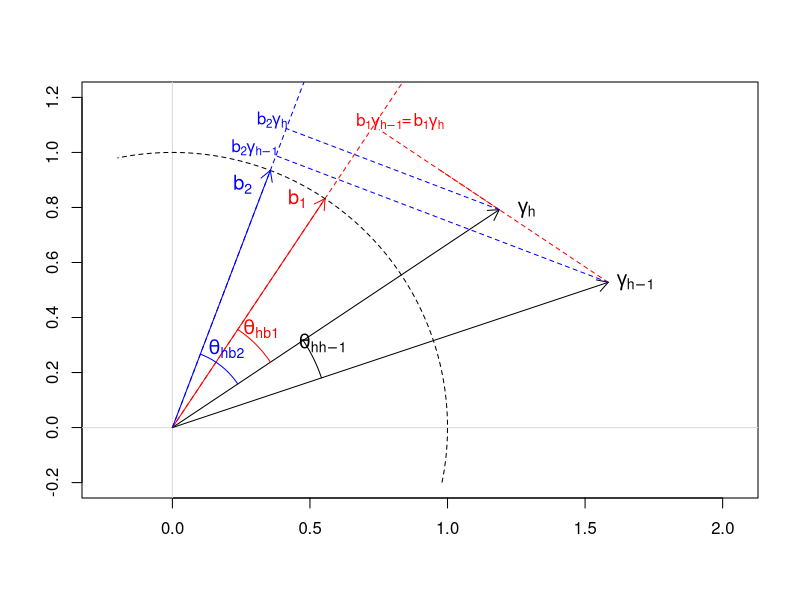

Write R code to recreate this figure.














# Vector components (edit these)
# Vector components (edit these)
vx <- 2
vy <- 2
vx <- 2
vy <- 2

# Specify gammahm1 and gammah
gammahm1<-c(3,1)*0.44*1.2
gammah<-c(1.5,1)*0.66*1.2
# Specify lambda0
lambda0<-0.3
# Lengths
l0<-sqrt(sum(gammahm1^2))
lh<-sqrt(sum(gammah^2))

# Angle between gammah and gammahm1: gammah is above (larger angle)
theta_h <- atan2(gammah[2], gammah[1])-atan2(gammahm1[2], gammahm1[1])

# Set up plot limits with some padding
x_min<-0
x_max<-1.5
y_min<--0.2
y_max<-1.2
lim <- 1.2 * max(1, abs(c(vx, vy))+0.5)
plot(NA, xlim = c(x_min,x_max+0.3), ylim = c(y_min, y_max),xlab = "", ylab = "", axes = TRUE,asp=1)

#     asp = 1, xlab = "", ylab = "", axes = TRUE)
# Axes
abline(h = 0, v = 0, col = "gray85")
# gammahm1
arrows(0, 0,gammahm1[1],gammahm1[2], length = 0.12, lwd=1, col = "black")
text(gammahm1[1]+0.1,gammahm1[2], labels = expression(gamma[h-1]), col = "black", cex = 1.2)
# gammah
arrows(0, 0,gammah[1],gammah[2], length = 0.12, lwd=1, col = "black")
text(gammah[1]+0.1,gammah[2], labels = expression(gamma[h]), col = "black", cex = 1.2)
# Insert unit length b1: first solution corresponding to beta=0
b0<-c(0.7,1.05)
lb0<-sqrt(sum(b0^2))
arrows(0,0,b0[1]/lb0,b0[2]/lb0, length = 0.12, lwd=1, col = "red")
text(b0[1]/lb0-0.1,b0[2]/lb0, labels = expression(b[1]), col = "red", cex = 1.2)
ls<-2
segments(0,0,ls*b0[1],ls*b0[2],  lwd = 1,lty=2, col = "red")

# Orthogonal projection of gammah onto b0
x1<--0.27
theta_gammah<-atan(b0[2]/b0[1])
segments(gammah[1],gammah[2],gammah[1]+x1*sin(theta_gammah),gammah[2]-x1*cos(theta_gammah), lwd = 1,lty=2, col = "red")
#text(gammah[1]+x1*sin(theta_gammah),gammah[2]-x1*cos(theta_gammah)+0.03, labels =expression(b[0]*gamma[h])) 
# Orthogonal projection of gammahm1 onto b0
x1<--1
theta_gammahm1<-atan(b0[2]/b0[1])
segments(gammahm1[1],gammahm1[2],gammahm1[1]+x1*sin(theta_gammahm1),gammahm1[2]-x1*cos(theta_gammahm1), lwd = 1,lty=2, col = "red")
text(gammahm1[1]+x1*sin(theta_gammahm1),gammahm1[2]-x1*cos(theta_gammahm1)+0.03, labels =expression(b[1]*gamma[h-1]),col="red") 
text(gammahm1[1]+x1*sin(theta_gammahm1)+0.1,gammahm1[2]-x1*cos(theta_gammahm1)+0.03, labels ="=",col="red") 
text(gammahm1[1]+x1*sin(theta_gammahm1)+0.18,gammahm1[2]-x1*cos(theta_gammahm1)+0.03, labels =expression(b[1]*gamma[h]),col="red") 


#text(gammahm1[1]+x1*sin(theta_gammahm1),gammahm1[2]-x1*cos(theta_gammahm1)+0.03, labels =expression(b[0]*gamma[h-1]-b[0]*gamma[h]=0)) 

# Angle between gammah and gammahm1
theta_h <- atan2(gammah[2], gammah[1])-atan2(gammahm1[2], gammahm1[1])
# Draw the angle 
r <- 0.4 * lh  # arc radius
th_seq <- atan2(gammahm1[2], gammahm1[1])+seq(0, theta_h, length.out = 100)
lines(r * cos(th_seq), r * sin(th_seq), col = "black", lwd=1)
text(1.15 * r * cos(th_seq[length(th_seq)]), 1.15 * r * sin(th_seq[length(th_seq)]-0.1),
     labels = expression(theta[hh-1]), col = "black", cex = 1.2)

# Angle between gammah and b1
theta_hm1 <- atan2(b0[2], b0[1])-atan2(gammah[2], gammah[1])
# Draw the angle theta_h (between gammah and b0)
r <- 0.3 * lh  # arc radius
thm1_seq <- atan2(gammah[2], gammah[1])+seq(0, theta_hm1, length.out = 100)
lines(r * cos(thm1_seq), r * sin(thm1_seq), col = "red", lwd=1)
text(1.15 * r * cos(thm1_seq[length(thm1_seq)])+0.05, 1.15 * r * sin(thm1_seq[length(thm1_seq)])-0.05,
     labels = expression(theta[hb1]), col = "red", cex = 1.2)

# Unit circle
theta <- atan2(b0[2], b0[1])-atan2(gammahm1[2], gammahm1[1])
r <- 1  # arc radius
th_seq <- seq(-0.2, pi/2+0.2, length.out = 100)
lines(r * cos(th_seq), r * sin(th_seq), col = "black", lwd=1,lty=2)


# Insert second unit length b2: with beta<0
b0<-c(0.4,1.05)
lb0<-sqrt(sum(b0^2))
arrows(0,0,b0[1]/lb0,b0[2]/lb0, length = 0.12, lwd=1, col = "blue")
text(b0[1]/lb0-0.1,b0[2]/lb0-0.05, labels = expression(b[2]), col = "blue", cex = 1.2)
ls<-2
segments(0,0,ls*b0[1],ls*b0[2],  lwd = 1,lty=2, col = "blue")

# Orthogonal projection of gammah onto b0
x1<--0.83
theta_gammah<-atan(b0[2]/b0[1])
segments(gammah[1],gammah[2],gammah[1]+x1*sin(theta_gammah),gammah[2]-x1*cos(theta_gammah), lwd = 1,lty=2, col = "blue")
text(gammah[1]+x1*sin(theta_gammah)-0.05,gammah[2]-x1*cos(theta_gammah)+0.03, labels =expression(b[2]*gamma[h]),col="blue") 
# Orthogonal projection of gammahm1 onto b0
x1<--1.29
theta_gammahm1<-atan(b0[2]/b0[1])
segments(gammahm1[1],gammahm1[2],gammahm1[1]+x1*sin(theta_gammahm1),gammahm1[2]-x1*cos(theta_gammahm1), lwd = 1,lty=2, col = "blue")
text(gammahm1[1]+x1*sin(theta_gammahm1)-0.08,gammahm1[2]-x1*cos(theta_gammahm1)+0.03, labels =expression(b[2]*gamma[h-1]),col="blue") 

# Angle between gammah and b2
theta_hm1 <- atan2(b0[2], b0[1])-atan2(gammah[2], gammah[1])
# Draw the angle theta_h (between gammah and b0)
r <- 0.2 * lh  # arc radius
thm1_seq <- atan2(gammah[2], gammah[1])+seq(0, theta_hm1, length.out = 100)
lines(r * cos(thm1_seq), r * sin(thm1_seq), col = "blue", lwd=1)
text(1.15 * r * cos(thm1_seq[length(thm1_seq)])+0.08, 1.15 * r * sin(thm1_seq[length(thm1_seq)])-0.02,
     labels = expression(theta[hb2]), col = "blue", cex = 1.2)

















# R code for solving phase excess theta as a function of betah


# Define lengths of MSE predictors and angle thetah between them
# We use the same gammah, gammahm1 as in above plot
gammahm1<-c(3,1)*0.44*1.2
gammah<-c(1.5,1)*0.66*1.2
betah<--0.1

lh<-sqrt(sum(gammah^2))
lhm1<-sqrt(sum(gammahm1^2))
thetah<-atan2(gammah[2],gammah[1])- atan2(gammahm1[2],gammahm1[1])


a<-lh-cos(thetah)*lhm1
b<-sin(thetah)*lhm1
c<--betah



solve_acos_bsin_eq <- function(a, b, c) {
  R <- sqrt(a^2 + b^2)
  if (R == 0) {
    if (c == 0) return(list(status = "infinite solutions (all theta)", theta = NULL, phi = NA, R = 0))
    return(list(status = "no solution", theta = NULL, phi = NA, R = 0))
  }
  phi <- atan2(b, a)                # phase shift
  x <- c / R
  # Clamp for numerical safety
  x <- max(min(x, 1), -1)
  if (abs(c) > R + .Machine$double.eps^0.5) {
    return(list(status = "no real solution (|c| > R)", theta = NULL, phi = phi, R = R))
  }
  if (abs(abs(x) - 1) < 1e-14) {
    # Single solution modulo 2π
    theta <- if (x > 0) phi else (phi + pi)
    theta <- atan2(sin(theta), cos(theta))  # wrap to (-pi, pi]
    return(list(status = "one solution modulo 2π", theta = theta, phi = phi, R = R))
  }
  alpha <- acos(x)
  theta1 <- phi + alpha
  theta2 <- phi - alpha
  # Wrap to (-pi, pi]
  wrap <- function(t) atan2(sin(t), cos(t))
  theta <- sort(c(wrap(theta1), wrap(theta2)))
  list(status = "two solutions modulo 2π", theta = theta, phi = phi, R = R)
}

# Find theta for given a,b,c
solve_acos_bsin_eq(a, b, c )
